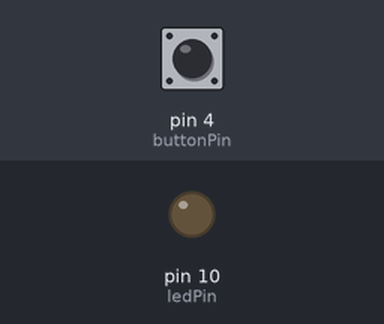
This sketch was run on a simulated Arduino Uno, built with avr-gcc and run on an emulated ATmega328P. On the bench: output pins drawn as LEDs (lit = HIGH). Inputs (shaded band) come from the test bench; at power-on: pin 4 (buttonPin) LOW.

Above: at 1.2 s.
1.3 s: pin 4 (buttonPin) pulled HIGH for 0.15 s
At 1.37 s:
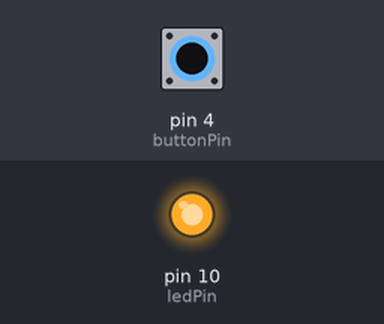
2.9 s: pin 4 (buttonPin) pulled HIGH for 3.2 s
At 6.6 s:
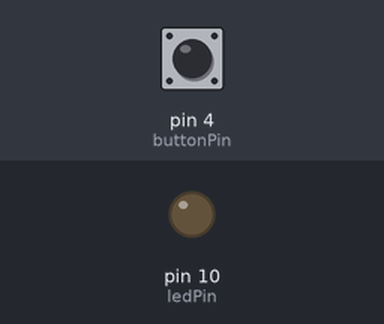
Timing chart, 0 to 8.1 s (numbered marks = the images above; inputs shaded):
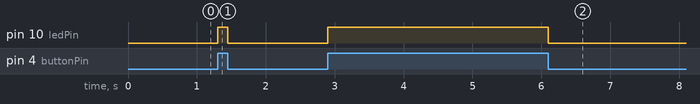

The sketch:

blink_wth_delay.ino
```cpp
/*
  Button

  Turns on and off LED connected to digital pin 10,
  when pressing a pushbutton attached to pin 4.
 digital input
*/

// constants won't change. They're used here to set pin numbers:
const int buttonPin = 4;  // the number of the pushbutton pin
const int ledPin = 10;    // the number of the LED pin

// variables will change:
int buttonState = 0;  // variable for reading the pushbutton status

void setup() {

  pinMode(ledPin, OUTPUT);// initialize the LED pin as an output:

  pinMode(buttonPin, INPUT);// initialize the pushbutton pin as an input:
}

void loop() {

  buttonState = digitalRead(buttonPin);// read the state of the pushbutton value:

  // check if the pushbutton is pressed. If it is, the buttonState is HIGH:
  if (buttonState == HIGH) {
    // turn LED on:
    digitalWrite(ledPin, HIGH);
  } else {
    // turn LED off:
    digitalWrite(ledPin, LOW);
  }
}
```

Measured:
- after the input at 1.3 s, pin 10 (ledPin): LOW → HIGH at once, → LOW 0.15 s later
- after the input at 2.9 s, pin 10 (ledPin): LOW → HIGH at once, → LOW 3.2 s later
